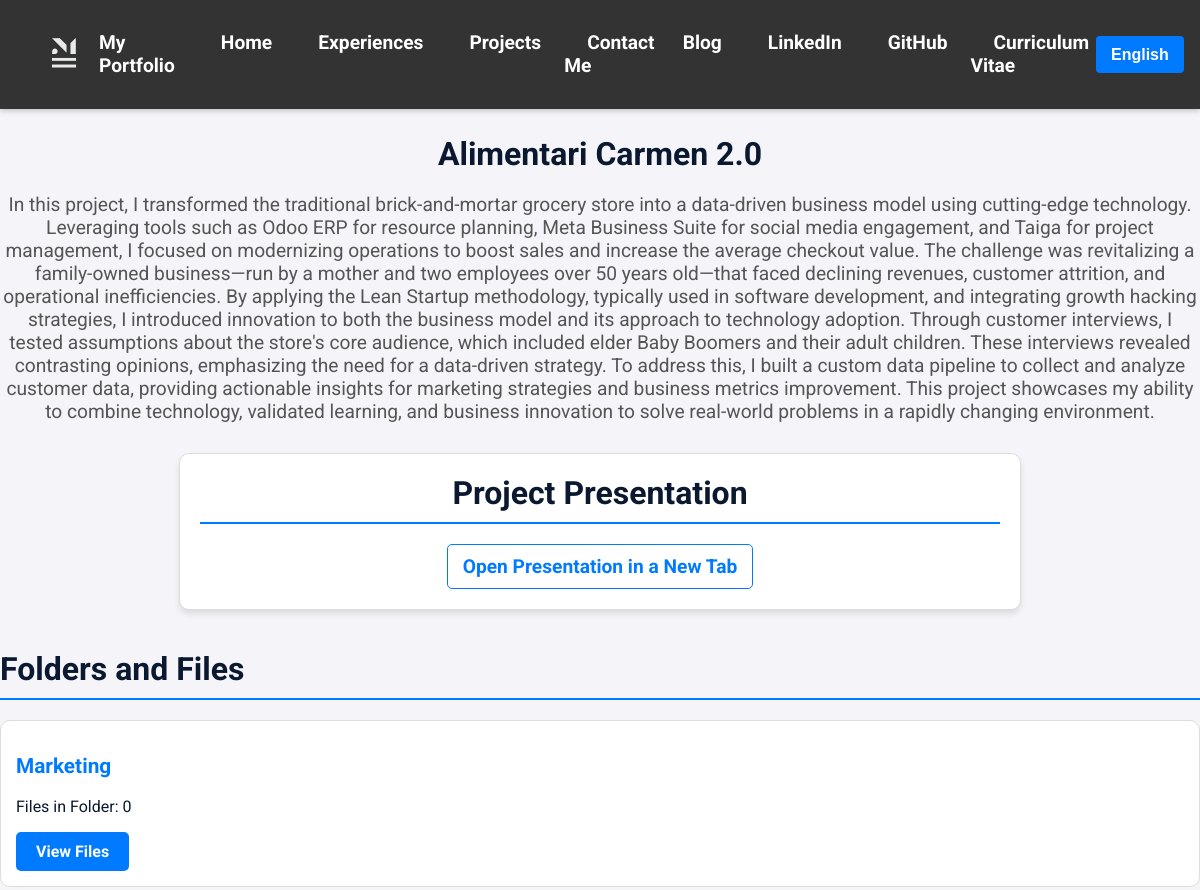
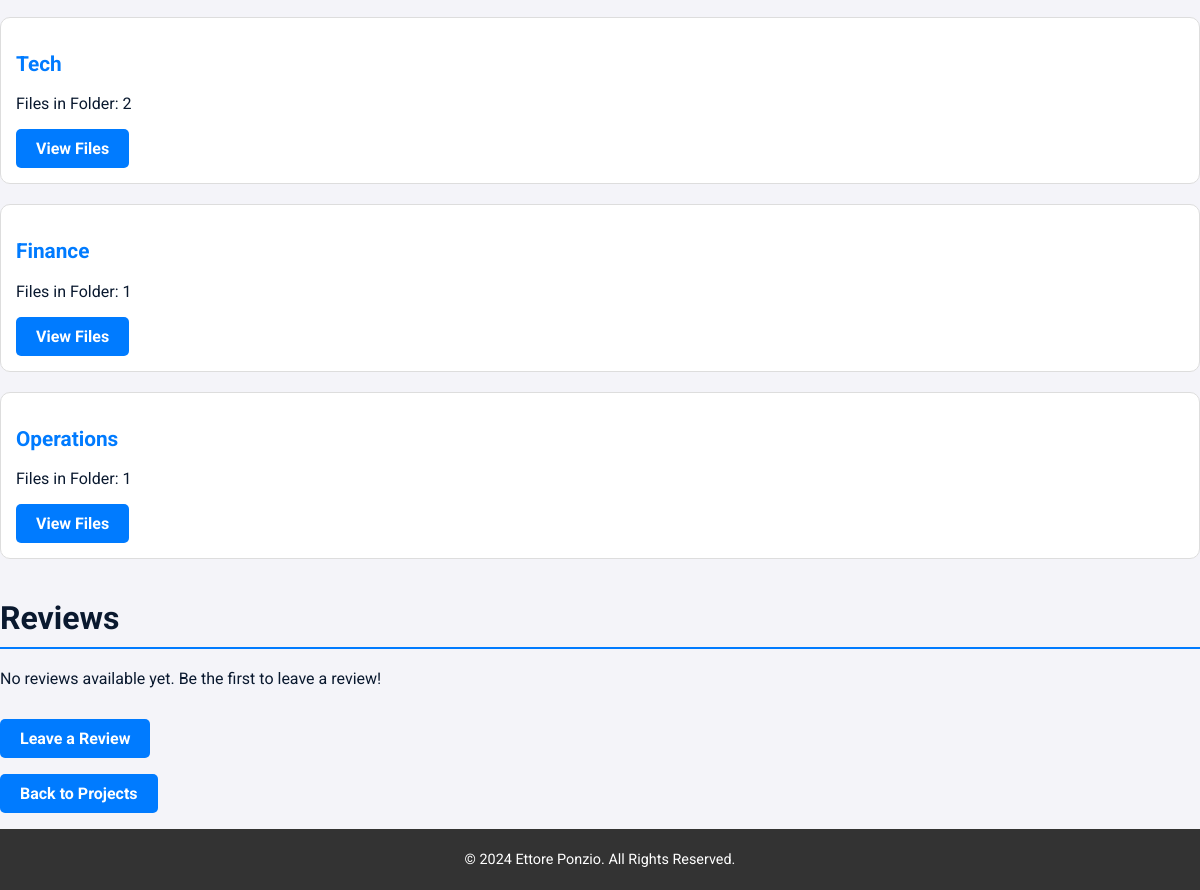
Page /en/projects/5/ on the earlier database version (2 pictures, top to bottom).
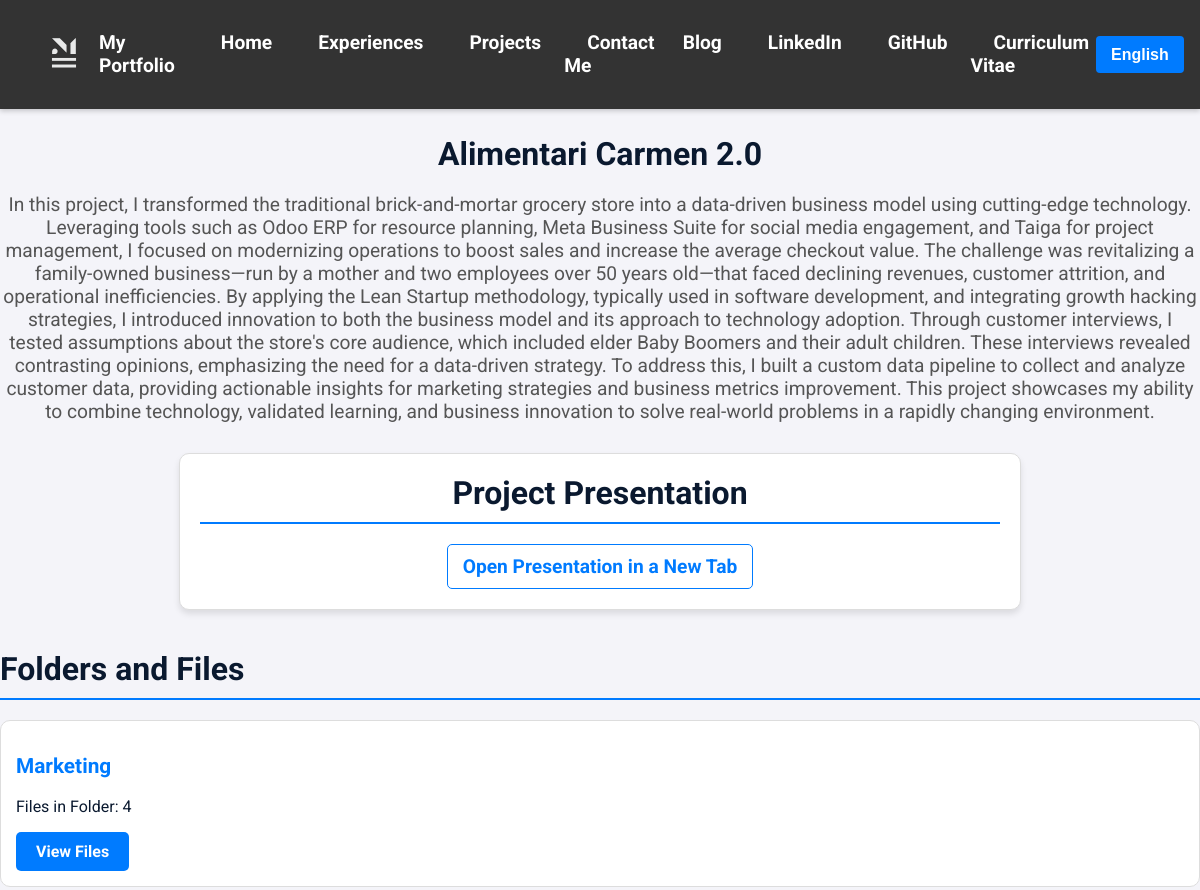
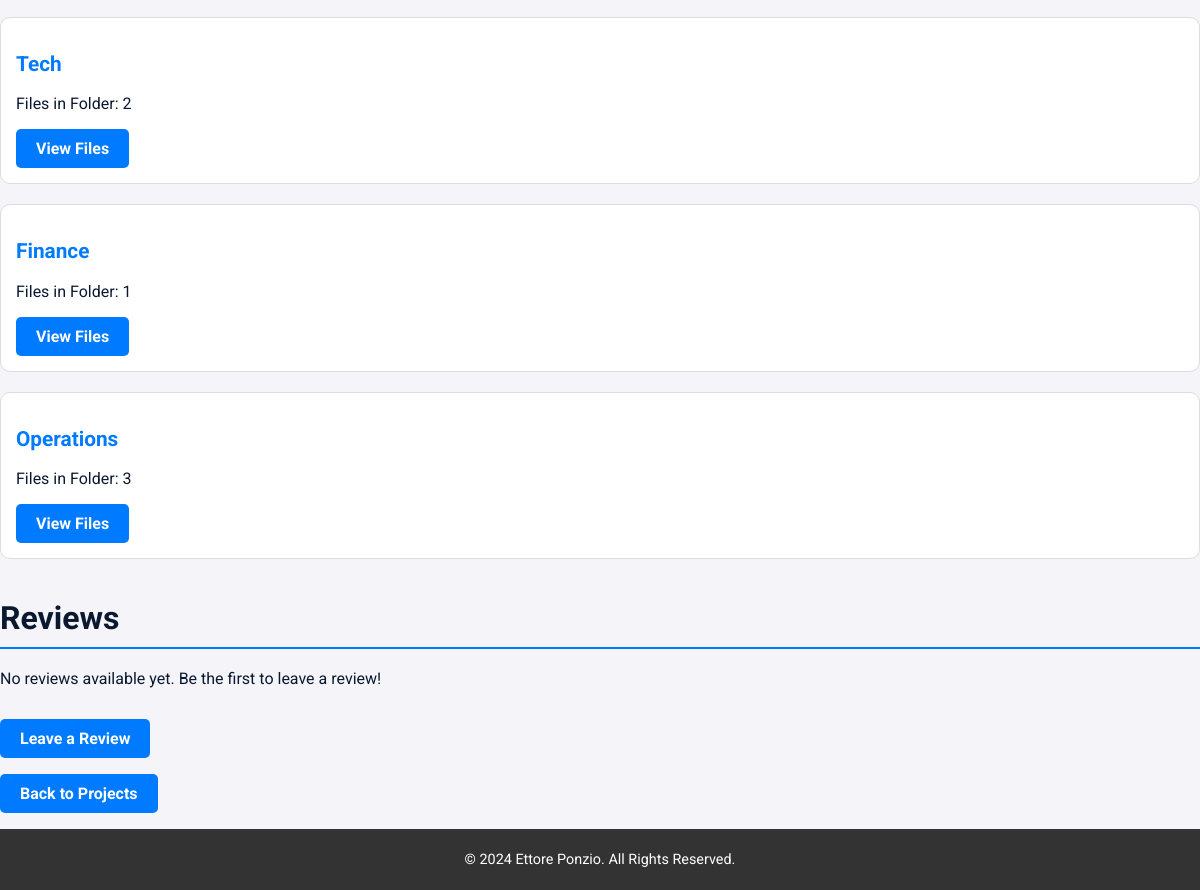
Same page on the later database version (2 pictures, top to bottom).
### portfolio/models.py (models this page shows, shortened)
class Folder(models.Model):
    project = models.ForeignKey(
        'Project',
        related_name='folders',
        on_delete=models.CASCADE,
        help_text=_("The project to which this folder belongs."),
        verbose_name=_("Project")
    )
    name_en = models.CharField(
        max_length=100,
        help_text=_("Name of the folder in English, e.g., 'Documentation'."),
        verbose_name=_("Name (EN)")
    )
    name_it = models.CharField(
        max_length=100,
        help_text=_("Name of the folder in Italian, e.g., 'Documentazione'."),
        verbose_name=_("Name (IT)")
    )
    description_en = models.TextField(
        help_text=_("Detailed description of the folder in English."),
        verbose_name=_("Description (EN)"),
        blank=True,
        null=True
    )
    description_it = models.TextField(
        help_text=_("Detailed description of the folder in Italian."),
        verbose_name=_("Description (IT)"),
        blank=True,
        null=True
    )
    class Meta:
        verbose_name = _("Folder")
        verbose_name_plural = _("Folders")

### portfolio/views.py (the view)
# urls.py: path('projects/<int:pk>/', ProjectDetailView.as_view(), name='project_detail'),
class ProjectDetailView(DetailView):
    model = Project
    template_name = 'portfolio/project_detail.html'
    def get_context_data(self, **kwargs):
        context = super().get_context_data(**kwargs)
        user_language = get_language()
        project = context['project']
        project.display_title = project.title_it if user_language == 'it' else project.title_en
        project.display_description = project.description_it if user_language == 'it' else project.description_en
        folders = self.object.folders.prefetch_related('files').all()
        for folder in folders:
            folder.display_name = folder.name_it if user_language == 'it' else folder.name_en
            for file in folder.files.all():
                file.display_name = file.name_it if hasattr(file, 'name_it') and user_language == 'it' else file.name_en if hasattr(file, 'name_en') else file.name
        context['folders'] = folders
        context['reviews'] = self.object.reviews.filter(status='approved')
        return context

### portfolio/templates/portfolio/project_detail.html (shortened to what this page needs)
{% extends 'portfolio/base.html' %}
{% load static %}
{% load i18n %}
{% block styles %}
    <link rel="stylesheet" href="{% static 'portfolio/css/project_detail.css' %}">
{% endblock %}
{% block content %}
<article class="project-detail-page">
    <header>
        <h1 class="project-title">{{ project.display_title }}</h1>
        <p class="project-description">{{ project.display_description }}</p>
    </header>
    <section class="presentation-section" aria-labelledby="presentation-heading">
        <h2 id="presentation-heading" class="section-heading">{% trans "Project Presentation" %}</h2>
        {% if project.onedrive_share_link %}
            <p>
                <a href="{{ project.onedrive_share_link }}" target="_blank" class="open-presentation-link">
                    {% trans "Open Presentation in a New Tab" %}
                </a>
            </p>
        {% elif project.google_file_id %}
            <p>
                <a href="https://docs.google.com/presentation/d/{{ project.google_file_id }}" target="_blank" class="open-presentation-link">
                    {% trans "Open Presentation in a New Tab" %}
                </a>
            </p>
        {% else %}
            <p>{% trans "No presentation available for this project." %}</p>
        {% endif %}
    </section>
    <section class="folders-section" aria-labelledby="folders-heading">
        <h2 id="folders-heading" class="section-heading">{% trans "Folders and Files" %}</h2>
        {% if folders %}
            <ul class="folders-list">
                {% for folder in folders %}
                    <li class="folder-item">
                        <h3 class="folder-name">
                            <a href="{% url 'portfolio:folder_detail' folder.id %}">{{ folder.display_name }}</a>
                        </h3>
                    <p class="file-count">
                        {% trans "Files in Folder:" %} {{ folder.files.count }}
                    </p>
                    <a href="{% url 'portfolio:folder_detail' folder.id %}" class="view-files-button">{% trans "View Files" %}</a>
                    </li>
                {% endfor %}
            </ul>
        {% else %}
            <p>{% trans "No folders or files available for this project." %}</p>
        {% endif %}
    </section>
    <section class="reviews-section" aria-labelledby="reviews-heading">
        <h2 id="reviews-heading" class="section-heading">{% trans "Reviews" %}</h2>
        {% if reviews %}
            <ul class="reviews-list">
                {% for review in reviews %}
                    <li class="review-item">
                        <p class="review-content">
                            <strong>{{ review.reviewer_name }}:</strong> {{ review.content }}
                        </p>
                        <p class="review-date">
                            <small>{% trans "Submitted on" %} {{ review.created_at|date:"F d, Y" }}</small>
                        </p>
                    </li>
                {% endfor %}
            </ul>
        {% else %}
            <p>{% trans "No reviews available yet. Be the first to leave a review!" %}</p>
        {% endif %}
        <p>
            <a href="{% url 'portfolio:project_review' project.id %}" class="btn btn-review">{% trans "Leave a Review" %}</a>
        </p>
    </section>
    <p><a href="{% url 'portfolio:projects' %}" class=btn-detail>{% trans "Back to Projects" %}</a></p>
</article>
{% endblock %}

Differences in the rows shown:
changed Folder "Marketing": files.count "0" → "4"
changed Folder "Operations": files.count "1" → "3"
